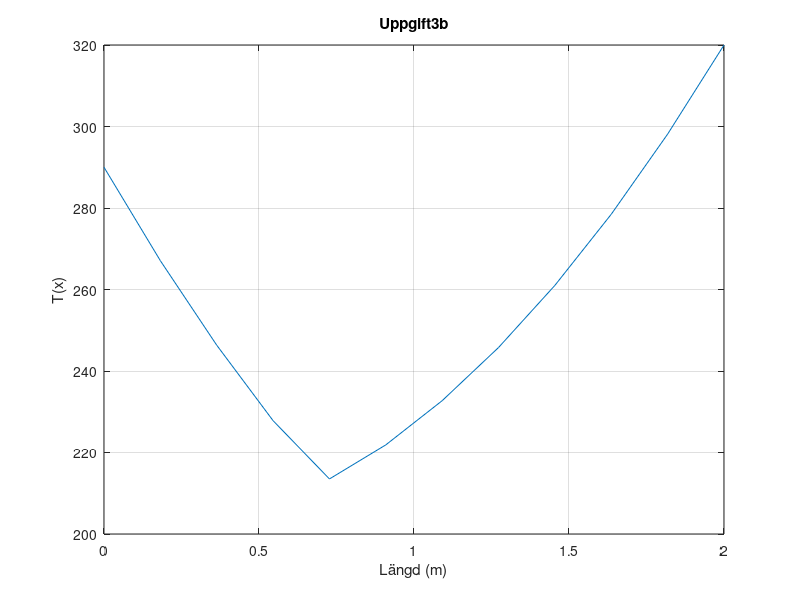

Write the MATLAB code that produced this figure.
close, clear, clc
% Vilkor—————————————————————————————————
L=2; k=3; t0=290; t1=320; q0=2000; q1=100;
%————————————————————————————————————————
n=10;
h = L/(n+1);
%Matrisen(Uppgift 3a)————————————————————
v1 = ones(n-1,1);
v2 = -2*ones(n,1);
A = diag(v1,-1) + diag(v2) + diag(v1,1);
%Högerled————————————————————————————————
x = linspace(h,L-h,n);
Q = q0*exp(-q1*(x-0.35*L).^2) + 200;
b = h^2/k*Q;
b(1) = b(1) - t0;
b(n) = b(n) - t1;
%Lösning
T = A\b';
Ttot = [t0; T; t1];
xtot = linspace(0,L,n+2);

plot(xtot,Ttot)
hold on
grid on
title('Uppgift3b')
xlabel('Längd (m)')
ylabel('T(x)')
